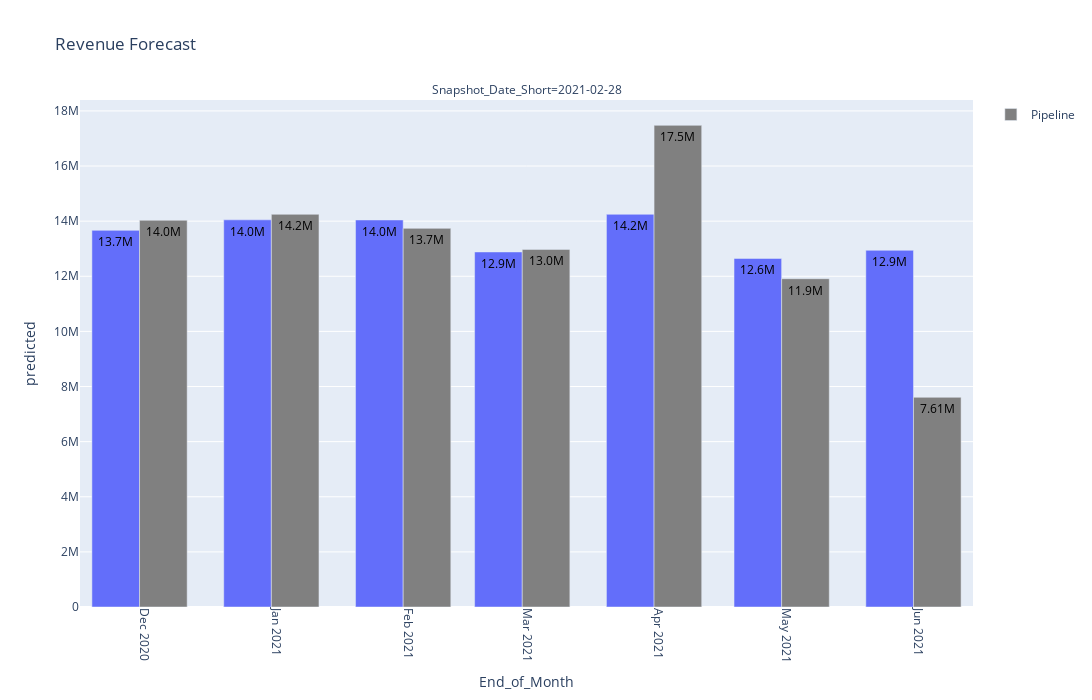

This figure's notebook cell:
### Code cell
#!/usr/bin/python
# -*- coding: utf-8 -*-
import plotly.express as px
import plotly.graph_objs as go
df = final_merge_df.query('Relative_Snapshot_Month_Offset == 0 and Relative_Snapshot_Month_Offset >= -3 and Relative_Offset >= -3')
'''
df_sum = final_merge_df.pivot_table(index=['Snapshot_Date_Short',
                                   'Relative_Snapshot_Month_Offset',
                                   'End_of_Month', 'Relative_Offset'],
                                   values=['predicted', 'Revenue',
                                   'Pipeline'], aggfunc=np.sum,
                                   margins=False)  # columns='Relative_Offet',
df_sum = df_sum.reset_index(level=df_sum.index.names)
'''
df['End_of_Month'] = pd.to_datetime(df['End_of_Month'
                                    ]).dt.date.astype(str)
df['Snapshot_Date_Short'] = pd.to_datetime(df['Snapshot_Date_Short'
        ]).dt.date.astype(str)

x = 'End_of_Month'
y = 'predicted'
y1 = 'Pipeline'
y2 = 'Revenue'
fig = px.bar(  # color=y,
               # facet_row='Snapshot_Date_Short',
    df,
    x=x,
    y=y,
    text=y,
    barmode='group',
    facet_col='Snapshot_Date_Short',
    width=fig_width,
    height=fig_height,
    title='Revenue Forecast',
    )
trace2 = go.Bar(x=df[x], y=df[y1], text=df[y1], name=y1,
                marker_color='grey')
trace2.update(legendgroup='trendline', showlegend=False)
fig.add_trace(trace2, row='all', col='all', exclude_empty_subplots=True)
fig.update_traces(selector=-1, showlegend=True)
fig.update_traces(texttemplate='%{text:.3s}', textposition='auto',
                  textfont_color='black')
fig.update_layout(uniformtext_minsize=8, uniformtext_mode='hide')

'''
fig.add_trace(go.Scatter(
    x=df_sum[x],
    y=df_sum[y2],
    text=df_sum[y2],
    mode='lines',
    line=go.scatter.Line(color='green'),
    name='Pipeline',
    ))
'''
fig.update_xaxes(tickangle=90, title_text=x)

        # title_font = {"size": 20},
        # title_standoff = 25

fig.show()

### Figure 1 — Plotly figure (JSON) as saved in the notebook; plotly's stock layout.template omitted (floating-point values rounded to 4 significant figures)
{"data": [{"alignmentgroup": "True", "hovertemplate": "Snapshot_Date_Short=2021-02-28<br>End_of_Month=%{x}<br>predicted=%{text}<extra></extra>", "legendgroup": "", "marker": {"color": "#636efa"}, "name": "", "offsetgroup": "", "orientation": "v", "showlegend": false, "text": [13665978, 14047757, 14043333, 12882353, 14248092, 12646611, 12942460], "textfont": {"color": "black"}, "textposition": "auto", "texttemplate": "%{text:.3s}", "type": "bar", "x": ["2020-11-30", "2020-12-31", "2021-01-31", "2021-02-28", "2021-03-31", "2021-04-30", "2021-05-31"], "xaxis": "x", "y": [13665978, 14047757, 14043333, 12882353, 14248092, 12646611, 12942460], "yaxis": "y"}, {"legendgroup": "trendline", "marker": {"color": "grey"}, "name": "Pipeline", "showlegend": true, "text": [14031333, 14248282, 13738530, 12974908, 17476023, 11911579, 7608693], "textfont": {"color": "black"}, "textposition": "auto", "texttemplate": "%{text:.3s}", "type": "bar", "x": ["2020-11-30", "2020-12-31", "2021-01-31", "2021-02-28", "2021-03-31", "2021-04-30", "2021-05-31"], "xaxis": "x", "y": [14031333, 14248282, 13738530, 12974908, 17476023, 11911579, 7608693], "yaxis": "y"}], "layout": {"annotations": [{"font": {}, "showarrow": false, "text": "Snapshot_Date_Short=2021-02-28", "x": 0.5, "xanchor": "center", "xref": "paper", "y": 1, "yanchor": "bottom", "yref": "paper"}], "barmode": "group", "height": 700, "legend": {"tracegroupgap": 0}, "title": {"text": "Revenue Forecast"}, "uniformtext": {"minsize": 8, "mode": "hide"}, "width": 1500, "xaxis": {"anchor": "y", "domain": [0, 1], "tickangle": 90, "title": {"text": "End_of_Month"}}, "yaxis": {"anchor": "x", "domain": [0, 1], "title": {"text": "predicted"}}}}
